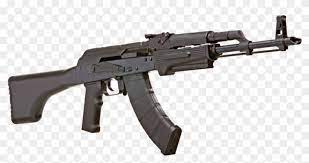
#> input picture ak47/download (1).jpg, 309 x 163 px, found by its file name; its folder holds 4 pictures in this run
$ jupyter execute --allow-errors Image_Classifier.ipynb   (shell and % lines are left out)
#> lines starting #> are read from the running program, lines starting #| are printed output that depends on the picture
#> further down, img_array is the input picture: shape (163, 309, 3); mean R, G, B 206.1, 204.3, 203.9
#> `img_resized = resize(img_array,(150,150,3))`:
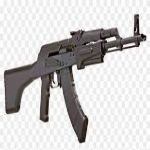
#> img_resized: shape (150, 150, 3) float64; mean R, G, B 0.808, 0.801, 0.8
<a href="https://colab.research.google.com/github/pavanthakur7/Mini-Project/blob/main/Image_Classifier.ipynb" target="_parent"></a>

[cell 1]
#Prepocessing
import os
import matplotlib.pyplot as plt
import numpy as np
from skimage.io import imread
from skimage.transform import resize

target = []
images = []
flat_data = []

DATADIR = '/content/drive/MyDrive/Data Science /minor Project/Datasets'
CATEGORIES = ['ak47','m4a4']

#> (the rest of this cell did not finish here and is left out)

[cell 2]
flat_data

[cell 3]
target

[cell 4]
unique,count = np.unique(target,return_counts=True)
plt.bar(CATEGORIES,count)
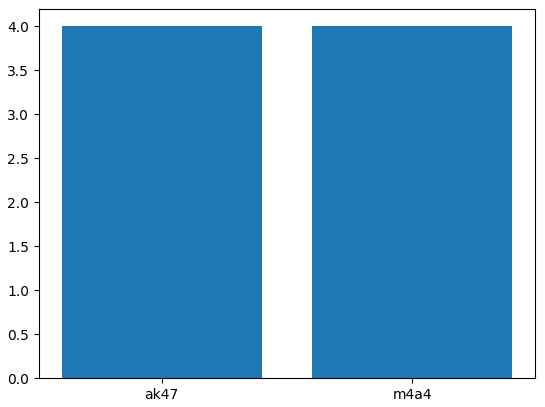
#> figure drawn by matplotlib, 1 panel
